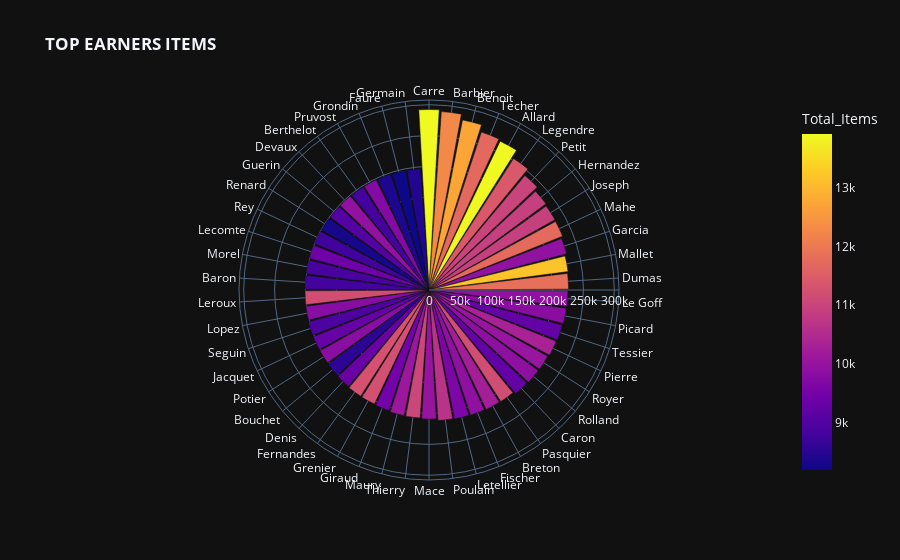

Notebook source saved alongside this figure:
### Code cell
import plotly.express as px

fig = px.bar_polar(bestSales[:50], r="Amount", theta="Item_Name",
                   color="Total_Items", template="plotly_dark",
                   color_discrete_sequence= px.colors.sequential.Plasma_r, title='<b>TOP EARNERS ITEMS</b>')
fig.show()

### Figure 1 — Plotly figure (JSON) as saved in the notebook; plotly's stock layout.template omitted (floating-point values rounded to 4 significant figures)
{"data": [{"hoverlabel": {"namelength": 0}, "hovertemplate": "Amount=%{r}<br>Item_Name=%{theta}<br>Total_Items=%{marker.color}", "legendgroup": "", "marker": {"color": [13905, 12272, 12733, 11704, 13891, 11411, 10996, 10915, 10937, 11733, 9940, 13184, 11830, 9943, 9832, 9256, 10332, 10037, 9899, 9254, 11192, 10253, 9906, 9620, 10661, 10032, 11054, 10096, 9492, 11240, 11283, 9354, 8559, 9848, 9302, 8936, 9806, 11199, 8807, 8867, 9422, 8771, 8307, 9036, 9935, 8826, 9741, 8386, 8206, 8451], "coloraxis": "coloraxis"}, "name": "", "r": [292300.0, 289600.0, 280600.0, 269500.0, 267100.0, 253100.0, 241900.0, 235300.0, 233400.0, 233100.0, 230400.0, 227100.0, 226000.0, 225000.0, 224100.0, 223100.0, 222000.0, 220000.0, 219700.0, 218600.0, 214900.0, 214500.0, 213500.0, 212800.0, 211900.0, 208900.0, 207800.0, 207200.0, 205700.0, 204800.0, 204600.0, 203200.0, 202800.0, 202200.0, 202200.0, 202100.0, 201000.0, 200700.0, 200700.0, 200500.0, 200400.0, 199900.0, 199500.0, 198900.0, 198700.0, 198200.0, 197900.0, 197600.0, 197000.0, 196900.0], "showlegend": false, "subplot": "polar", "theta": ["Carre", "Barbier", "Benoit", "Techer", "Allard", "Legendre", "Petit", "Hernandez", "Joseph", "Mahe", "Garcia", "Mallet", "Dumas", "Le Goff", "Picard", "Tessier", "Pierre", "Royer", "Rolland", "Caron", "Pasquier", "Breton", "Fischer", "Letellier", "Poulain", "Mace", "Thierry", "Maury", "Giraud", "Grenier", "Fernandes", "Denis", "Bouchet", "Potier", "Jacquet", "Seguin", "Lopez", "Leroux", "Baron", "Morel", "Lecomte", "Rey", "Renard", "Guerin", "Devaux", "Berthelot", "Pruvost", "Grondin", "Faure", "Germain"], "type": "barpolar"}], "layout": {"autosize": true, "barmode": "relative", "coloraxis": {"colorbar": {"title": {"text": "Total_Items"}}, "colorscale": [[0, "#0d0887"], [0.1111, "#46039f"], [0.2222, "#7201a8"], [0.3333, "#9c179e"], [0.4444, "#bd3786"], [0.5556, "#d8576b"], [0.6667, "#ed7953"], [0.7778, "#fb9f3a"], [0.8889, "#fdca26"], [1, "#f0f921"]]}, "legend": {"tracegroupgap": 0}, "polar": {"angularaxis": {"direction": "clockwise", "rotation": 90, "type": "category"}, "domain": {"x": [0, 1], "y": [0, 1]}, "radialaxis": {"autorange": true, "range": [0, 307700.0], "type": "linear"}}, "title": {"text": "<b>TOP EARNERS ITEMS</b>"}}}
